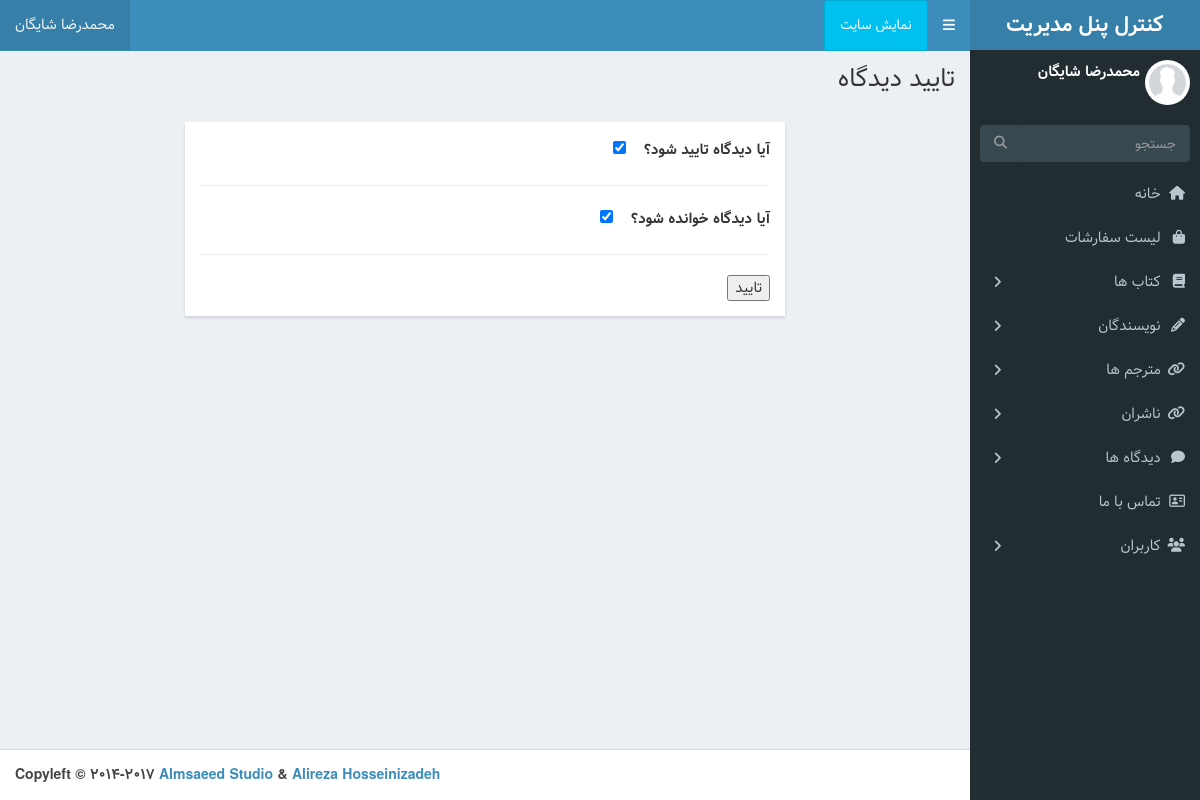
Before: /admin-dashboard/book-comment_active/14 (signed in) with the older database file.
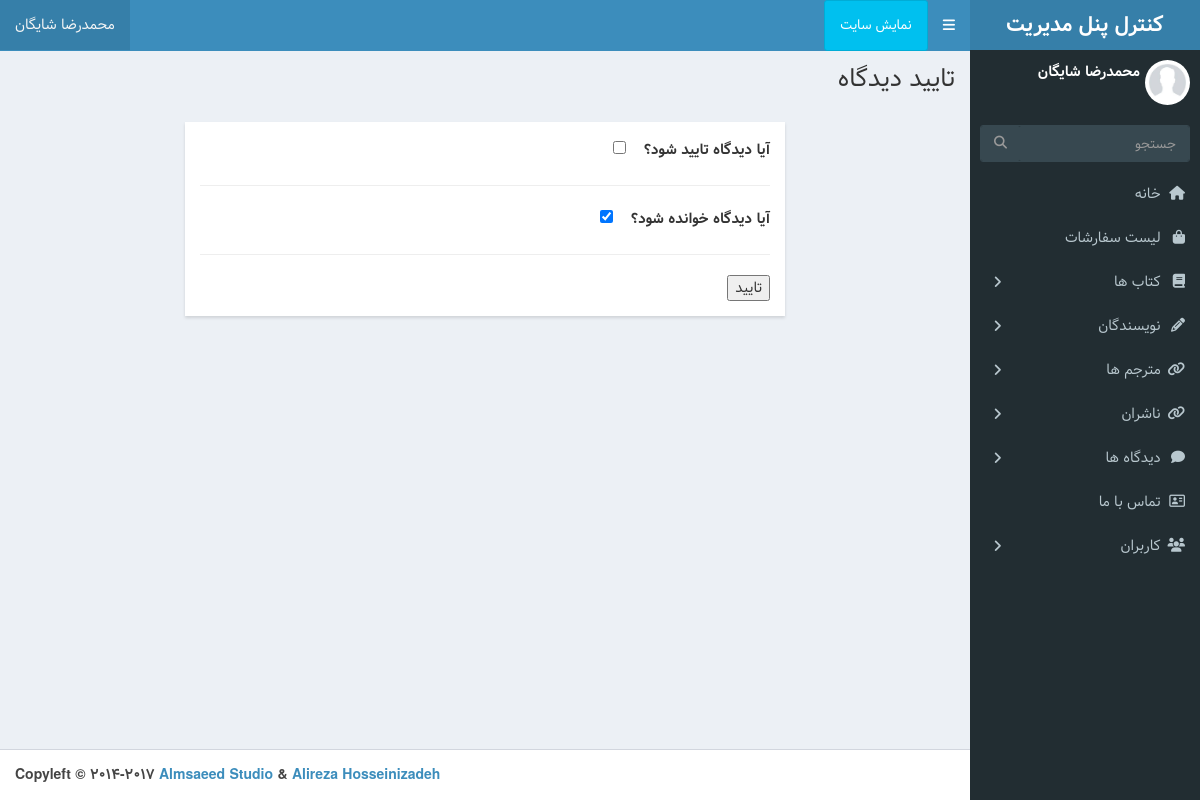
After: the same page with the newer database file.
### book/models.py (models this page shows, shortened)
class BookComment(models.Model):
	book = models.ForeignKey(Book,on_delete=models.CASCADE,related_name='comments')
	name = models.CharField(max_length=100)
	email = models.EmailField()
	body = models.TextField()
	created_on = models.DateTimeField(auto_now_add=True)
	active = models.BooleanField(default=False)
	is_read = models.BooleanField(default=False)
	class Meta:
		db_table = 'Book Comment'
		ordering = ['-created_on']
	objects = BookCommentManager()

### dashboard/views.py (the view)
# urls.py: path('book-comment_active/<int:pk>', views.BookCommentActive.as_view() , name='book_comment_active'),
class BookCommentActive(LoginRequiredMixin,DashboardLoginMixin, UpdateView):
    fields = ('active','is_read')
    template_name = 'dashboard/comment_active.html'
    success_url = reverse_lazy ('Dashboard:book-comments_list')
    def get_object(self):
        pk = self.kwargs.get('pk')
        return BookComment.objects.get(pk=pk)

### dashboard/mixins.py (called while the page is built)
	def dispatch(self, request, *args, **kwargs):
		if request.user.is_superuser or request.user.is_staff:
			return super().dispatch(request, *args, **kwargs) # type: ignore
		else:
			return redirect ('Book:index')

### templates/dashboard/comment_active.html
{% extends 'dashboard/base.html' %}
{% load static %}
{% block title %} تایید دیدگاه  {% endblock %}
{% block main %}
<div class="modal-dialog">
    <div class="modal-content">
        <div class="modal-body">
            <form method="post">{% csrf_token %}
                <label>آیا دیدگاه تایید شود؟ </label> &nbsp&nbsp {{ form.active }}
                <hr>
                <label>آیا دیدگاه خوانده شود؟ </label> &nbsp&nbsp {{ form.is_read }}
                <hr>
                <input type="submit"  value="تایید">
            </form>
        </div>
    </div>
  </div>
{% endblock %}

Changed rows visible on the page:
changed BookComment: active "☑" → "☐"
